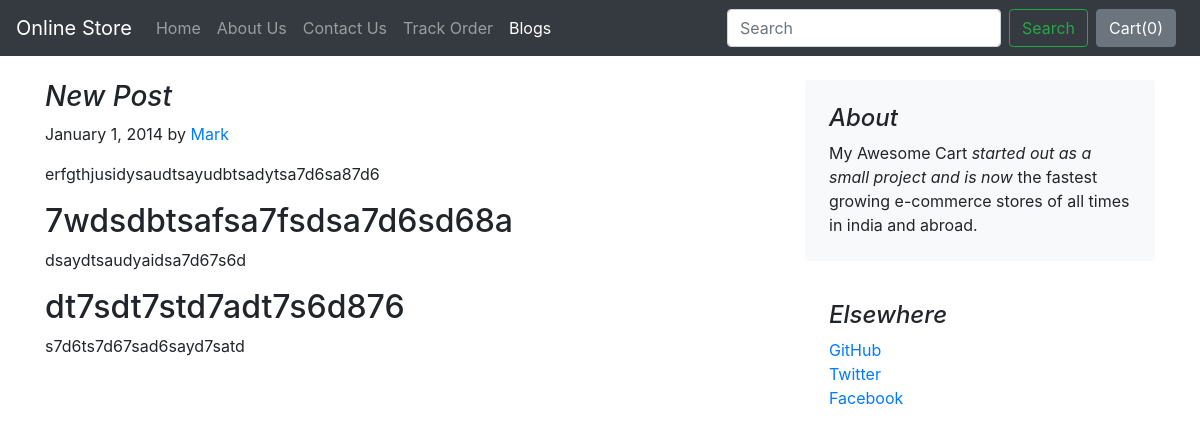
The app's page /blog/blogpost/2 with its own data.
### blog/models.py (models this page shows)
class Blogpost(models.Model):
    post_id = models.AutoField(primary_key=True)
    title = models.CharField(max_length=50)
    head0 = models.CharField(max_length=500, default="")
    chead0 = models.CharField(max_length=5000, default="")
    head1 = models.CharField(max_length=500, default="")
    chead1 = models.CharField(max_length=5000, default="")
    head2 = models.CharField(max_length=500, default="")
    chead2 = models.CharField(max_length=5000, default="")
    pub_date = models.DateField()
    thumbnail = models.ImageField(upload_to='shop/images', default="")
    def __str__(self):
        return self.title

### blog/views.py (the view)
# urls.py: path("blogpost/<int:id>", views.blogpost, name="blogHome")
def blogpost(request, id):
    post = Blogpost.objects.filter(post_id = id)[0]
    print(post)
    return render(request, 'blog/blogpost.html',
                  {'post':post})

### blog/templates/blog/blogpost.html (shortened to what this page needs)
{% extends 'blog/basic.html' %}
{% block body %}
<div class="container">
    <div class="row mt-4">
        <div class="col-md-8 blog-main">
            <h3 class="font-italic">
                {{post.title}}
            </h3>
            <div class="blog-post">
                <p class="blog-post-meta">January 1, 2014 by <a href="#">Mark</a></p>
                <p>{{post.chead0}}</p>
                <h2>{{post.head1}}</h2>
                <p>{{post.chead1}}</p>
                <h2>{{post.head2}}</h2>
                <p>{{post.chead2}}</p>
            </div>
        </div>
        <aside class="col-md-4 blog-sidebar">
            <div class="p-4 mb-3 bg-light rounded">
                <h4 class="font-italic">About</h4>
                <p class="mb-0">My Awesome Cart <em>started out as a small project and is now</em> the fastest growing e-commerce stores of all times in india and abroad.</p>
            </div>
            <div class="p-4">
                <h4 class="font-italic">Elsewhere</h4>
                <ol class="list-unstyled">
                    <li><a href="#">GitHub</a></li>
                    <li><a href="#">Twitter</a></li>
                    <li><a href="#">Facebook</a></li>
                </ol>
            </div>
        </aside>
    </div>
</div>
{% endblock %}

### records on screen
Blogpost: title "New Post", chead0 "erfgthjusidysaudtsayudbtsadytsa7d6sa87d6", head1 "7wdsdbtsafsa7fsdsa7d6sd68a", chead1 "dsaydtsaudyaidsa7d67s6d", head2 "dt7sdt7std7adt7s6d876", chead2 "s7d6ts7d67sad6sayd7satd"
